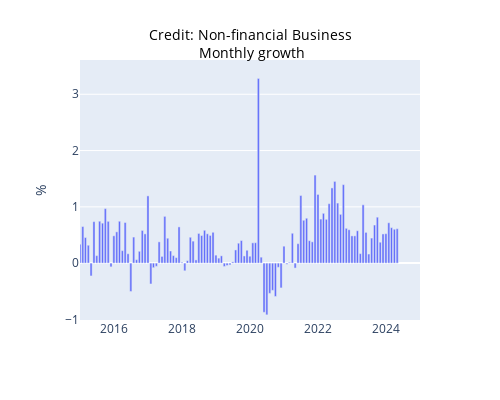

The notebook cell this image was saved under:
### Code cell
startDateExample = datetime(2015, 1, 1)
endDateExample = datetime(2024, 12, 31)
seriesToGraph = 'Credit; Non-financial Business; Monthly growth'

graph_series(seriesToGraph, df, startDateExample, endDateExample)

### Figure 1 — Plotly figure (JSON) as saved in the notebook; plotly's stock layout.template omitted (floating-point values rounded to 4 significant figures; data arrays with more than 128 entries replaced by an {"elided": "..."} marker saying what was removed)
{"data": [{"alignmentgroup": "True", "hovertemplate": "Date=%{x}<br>Credit; Non-financial Business; Monthly growth=%{y}<extra></extra>", "legendgroup": "", "marker": {"color": "#636efa", "pattern": {"shape": ""}}, "name": "", "offsetgroup": "", "orientation": "v", "showlegend": false, "textposition": "auto", "type": "bar", "x": {"elided": "572 str values"}, "xaxis": "x", "y": {"elided": "572 float values"}, "yaxis": "y"}], "layout": {"barmode": "relative", "height": 400, "hovermode": "x", "legend": {"tracegroupgap": 0}, "margin": {"t": 60}, "title": {"font": {"color": "black", "size": 14}, "text": "Credit: Non-financial Business<br> Monthly growth", "x": 0.5, "y": 0.9}, "width": 500, "xaxis": {"anchor": "y", "domain": [0, 1], "range": ["2015-01-01T00:00:00", "2024-12-31T00:00:00"], "title": {"text": " "}, "type": "date"}, "yaxis": {"anchor": "x", "domain": [0, 1], "range": [-1.011, 3.609], "title": {"text": "%"}, "type": "linear"}}}
